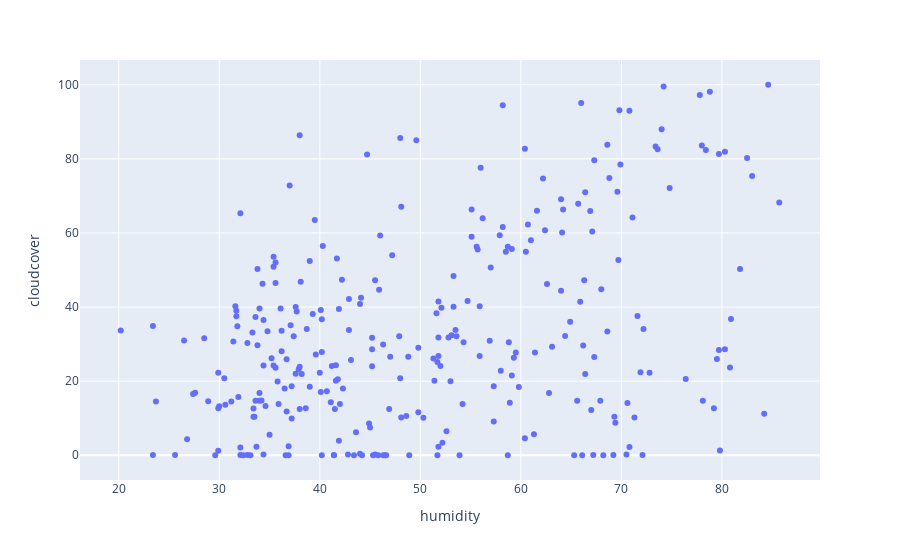

Source (notebook cell):
### Code cell
px.scatter(df, x = 'humidity', y = 'cloudcover')

### Figure 1 — Plotly figure (JSON) as saved in the notebook; plotly's stock layout.template omitted (floating-point values rounded to 4 significant figures; data arrays with more than 128 entries replaced by an {"elided": "..."} marker saying what was removed)
{"data": [{"hovertemplate": "humidity=%{x}<br>cloudcover=%{y}<extra></extra>", "legendgroup": "", "marker": {"color": "#636efa", "symbol": "circle"}, "mode": "markers", "name": "", "orientation": "v", "showlegend": false, "type": "scatter", "x": {"elided": "289 float values"}, "xaxis": "x", "y": {"elided": "289 float values"}, "yaxis": "y"}], "layout": {"legend": {"tracegroupgap": 0}, "margin": {"t": 60}, "xaxis": {"anchor": "y", "domain": [0, 1], "title": {"text": "humidity"}}, "yaxis": {"anchor": "x", "domain": [0, 1], "title": {"text": "cloudcover"}}}}
